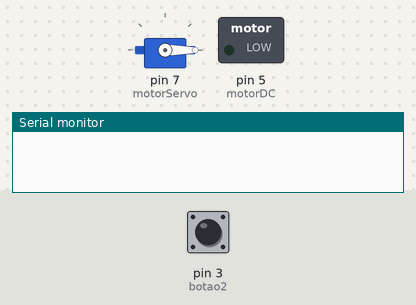
The sketch below on a simulated Arduino Uno, built with avr-gcc and run on an emulated ATmega328P. On the bench: servo, switched loads named in the sketch (green lamp = pin HIGH), the last lines printed to the serial monitor. The test bench sets the inputs (shaded band); at power-on: pin 3 (botao2) LOW.

Above: at 3.3 s.
3.4 s: pin 3 (botao2) pulled HIGH for 0.25 s
At 6.2 s:
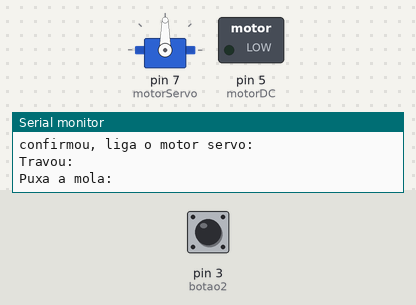
At 7.0 s:
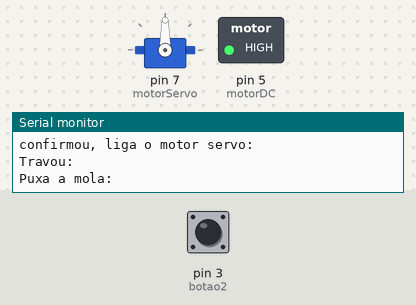
Timing chart, 0 to 10.0 s (numbered marks = the images above; inputs shaded):
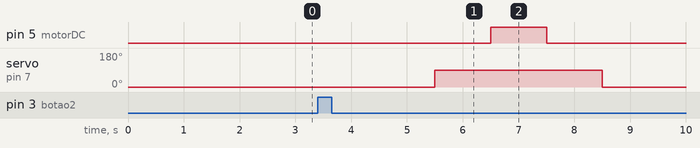

The sketch:

CATAPUTA.ino
```cpp
#include <Servo.h>

Servo serv;

//Função para ativar o motor DC
int motordc(int a);

//Função para ativar o motor Servo
int motorserv(int b);

//Variáveis constantes
const int botao = 10;
const int motorDC = 5;
const int motorServo = 7;
const int botao2 = 3;

//Variáveis vão alterar o valor
int distancia = 0;
int metro = 0;
int confirma = 0;

void setup ()
{
  pinMode(botao, INPUT);
  pinMode(botao2, INPUT);
  pinMode(motorDC, OUTPUT);
  //pinMode(motorServo, OUTPUT);
  serv.attach(motorServo);
  serv.write(0);
  Serial.begin(9600);
}

void loop()
{
  delay(2000);
  while(confirma == 0)
  {
    delay(250);
    confirma = digitalRead(botao2);
    delay(250);
    confirma = digitalRead(botao2);
    if(confirma == 1)
    {
      delay(250);
    }
    confirma = digitalRead(botao2);
    delay(250);
    confirma = digitalRead(botao2);

    //Serial.println(confirma);
  }
  delay(1000);
  Serial.println("confirmou, liga o motor servo:");
  metro++;
  motorserv(confirma);
  confirma = 0;
  metro = 0;
}

int motordc(int a)
{
  Serial.println("Puxa a mola:");
  int tempo = a * 1000;
  delay(1000);
  digitalWrite(motorDC, HIGH);

  //Serial.println(digitalRead(motorDC));
  //Serial.println(tempo);
  delay(tempo);
  digitalWrite(5, LOW);
  delay(1000);
  motorserv(2);
}

int motorserv(int b)
{
  serv.write(0);

  //Serial.println(b);
  if(b == 1)
  {
    delay(1000);
    Serial.println("Travou:");
    serv.write(90);
    motordc(metro);
  }
  if(b == 2)
  {
    Serial.println("Solta a haste.");
    serv.write(0);
  }
}
```

Measured:
- after the input at 3.4 s, pin 5 (motorDC): LOW → HIGH after 3.1 s, → LOW 1.0 s later; servo on pin 7 (motorServo): 0° → 90° after 2.1 s, → 0° 3.0 s later
